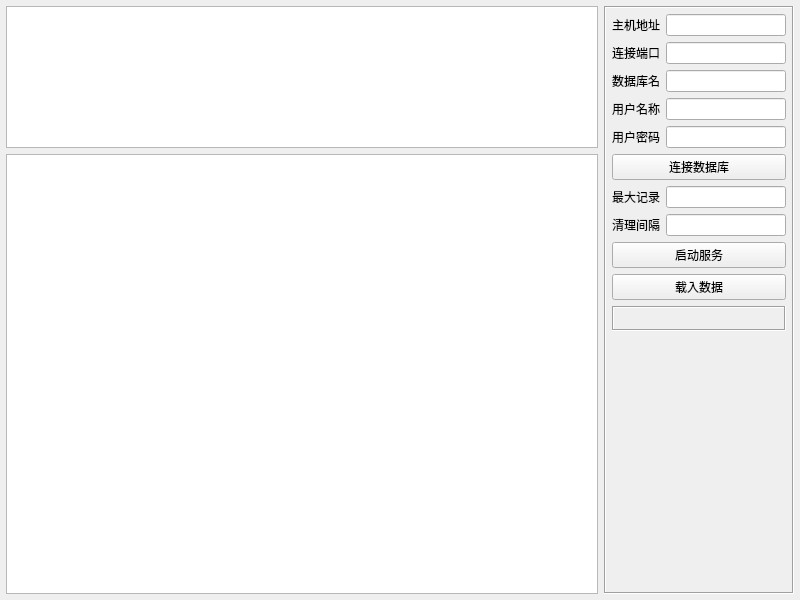
<?xml version="1.0" encoding="UTF-8"?>
<ui version="4.0">
 <class>frmDbClean</class>
 <widget class="QWidget" name="frmDbClean">
  <property name="geometry">
   <rect>
    <x>0</x>
    <y>0</y>
    <width>800</width>
    <height>600</height>
   </rect>
  </property>
  <property name="windowTitle">
   <string>Form</string>
  </property>
  <layout class="QGridLayout" name="gridLayout">
   <property name="leftMargin">
    <number>6</number>
   </property>
   <property name="topMargin">
    <number>6</number>
   </property>
   <property name="rightMargin">
    <number>6</number>
   </property>
   <property name="bottomMargin">
    <number>6</number>
   </property>
   <item row="0" column="0">
    <widget class="QTextEdit" name="txtMain">
     <property name="maximumSize">
      <size>
       <width>16777215</width>
       <height>150</height>
      </size>
     </property>
     <property name="readOnly">
      <bool>true</bool>
     </property>
    </widget>
   </item>
   <item row="0" column="1" rowspan="2">
    <widget class="QFrame" name="frame">
     <property name="minimumSize">
      <size>
       <width>190</width>
       <height>0</height>
      </size>
     </property>
     <property name="maximumSize">
      <size>
       <width>190</width>
       <height>16777215</height>
      </size>
     </property>
     <property name="frameShape">
      <enum>QFrame::Box</enum>
     </property>
     <property name="frameShadow">
      <enum>QFrame::Sunken</enum>
     </property>
     <layout class="QVBoxLayout" name="verticalLayout">
      <property name="leftMargin">
       <number>6</number>
      </property>
      <property name="topMargin">
       <number>6</number>
      </property>
      <property name="rightMargin">
       <number>6</number>
      </property>
      <property name="bottomMargin">
       <number>6</number>
      </property>
      <item>
       <widget class="QWidget" name="widgetDb" native="true">
        <layout class="QGridLayout" name="gridLayout_2">
         <property name="leftMargin">
          <number>0</number>
         </property>
         <property name="topMargin">
          <number>0</number>
         </property>
         <property name="rightMargin">
          <number>0</number>
         </property>
         <property name="bottomMargin">
          <number>0</number>
         </property>
         <item row="1" column="1">
          <widget class="QLineEdit" name="txtPortClean">
           <property name="text">
            <string/>
           </property>
          </widget>
         </item>
         <item row="1" column="0">
          <widget class="QLabel" name="labPortClean">
           <property name="text">
            <string>连接端口</string>
           </property>
          </widget>
         </item>
         <item row="2" column="1">
          <widget class="QLineEdit" name="txtDbNameClean">
           <property name="text">
            <string/>
           </property>
          </widget>
         </item>
         <item row="2" column="0">
          <widget class="QLabel" name="labDbNameClean">
           <property name="text">
            <string>数据库名</string>
           </property>
          </widget>
         </item>
         <item row="0" column="1">
          <widget class="QLineEdit" name="txtHostNameClean">
           <property name="text">
            <string/>
           </property>
          </widget>
         </item>
         <item row="0" column="0">
          <widget class="QLabel" name="labHostNameClean">
           <property name="text">
            <string>主机地址</string>
           </property>
          </widget>
         </item>
         <item row="4" column="0">
          <widget class="QLabel" name="labUserPwdClean">
           <property name="text">
            <string>用户密码</string>
           </property>
          </widget>
         </item>
         <item row="3" column="0">
          <widget class="QLabel" name="labUserNameClean">
           <property name="text">
            <string>用户名称</string>
           </property>
          </widget>
         </item>
         <item row="3" column="1">
          <widget class="QLineEdit" name="txtUserNameClean">
           <property name="text">
            <string/>
           </property>
          </widget>
         </item>
         <item row="4" column="1">
          <widget class="QLineEdit" name="txtUserPwdClean">
           <property name="text">
            <string/>
           </property>
           <property name="echoMode">
            <enum>QLineEdit::Password</enum>
           </property>
          </widget>
         </item>
         <item row="5" column="0" colspan="2">
          <widget class="QPushButton" name="btnConn">
           <property name="text">
            <string>连接数据库</string>
           </property>
          </widget>
         </item>
        </layout>
       </widget>
      </item>
      <item>
       <widget class="QWidget" name="widgetServer" native="true">
        <layout class="QGridLayout" name="gridLayout_3">
         <property name="leftMargin">
          <number>0</number>
         </property>
         <property name="topMargin">
          <number>0</number>
         </property>
         <property name="rightMargin">
          <number>0</number>
         </property>
         <property name="bottomMargin">
          <number>0</number>
         </property>
         <item row="0" column="0">
          <widget class="QLabel" name="labCleanCount">
           <property name="text">
            <string>最大记录</string>
           </property>
          </widget>
         </item>
         <item row="0" column="1">
          <widget class="QLineEdit" name="txtCleanCount"/>
         </item>
         <item row="1" column="0">
          <widget class="QLabel" name="labCleanInterval">
           <property name="text">
            <string>清理间隔</string>
           </property>
          </widget>
         </item>
         <item row="1" column="1">
          <widget class="QLineEdit" name="txtCleanInterval"/>
         </item>
         <item row="2" column="0" colspan="2">
          <widget class="QPushButton" name="btnStart">
           <property name="text">
            <string>启动服务</string>
           </property>
          </widget>
         </item>
         <item row="3" column="0" colspan="2">
          <widget class="QPushButton" name="btnLoad">
           <property name="text">
            <string>载入数据</string>
           </property>
          </widget>
         </item>
         <item row="4" column="0" colspan="2">
          <widget class="QLabel" name="labCount">
           <property name="minimumSize">
            <size>
             <width>0</width>
             <height>25</height>
            </size>
           </property>
           <property name="frameShape">
            <enum>QFrame::Box</enum>
           </property>
           <property name="frameShadow">
            <enum>QFrame::Sunken</enum>
           </property>
           <property name="text">
            <string/>
           </property>
           <property name="alignment">
            <set>Qt::AlignCenter</set>
           </property>
          </widget>
         </item>
        </layout>
       </widget>
      </item>
      <item>
       <spacer name="verticalSpacer">
        <property name="orientation">
         <enum>Qt::Vertical</enum>
        </property>
        <property name="sizeHint" stdset="0">
         <size>
          <width>20</width>
          <height>387</height>
         </size>
        </property>
       </spacer>
      </item>
     </layout>
    </widget>
   </item>
   <item row="1" column="0">
    <widget class="QTableView" name="tableMain"/>
   </item>
  </layout>
 </widget>
 <resources/>
 <connections/>
</ui>
